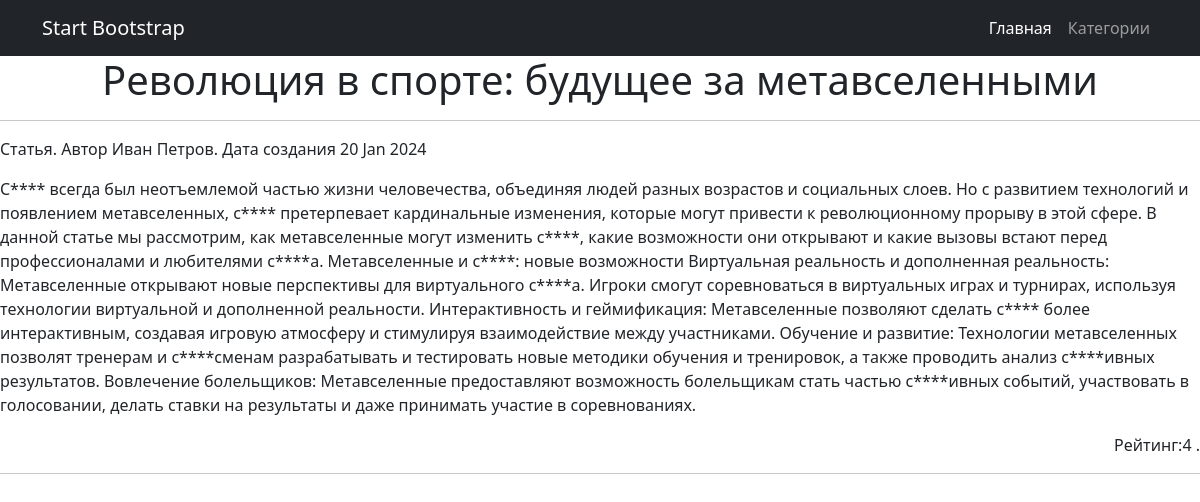
Screenshot of /news/1 with the database file from the repository.
### news/models.py (models this page shows, shortened)
class Post(models.Model):
    author = models.ForeignKey(Author, on_delete=models.CASCADE)
    NEWS = 'NW'
    ARTICLE = 'AR'
    CATEGORY_CHOICES = (
        (NEWS,'Новость'),
        (ARTICLE, 'Статья'),
    )
    categoryType = models.CharField(max_length=2, choices=CATEGORY_CHOICES, default=ARTICLE)
    dateCreation = models.DateTimeField(auto_now=True,)
    postCategory = models.ManyToManyField(Category, through='PostCategory')
    title = models.CharField(max_length=128)
    text = models.TextField()
    rating = models.SmallIntegerField(default=0)

class Author(models.Model):
    author = models.OneToOneField(User, on_delete=models.CASCADE)
    rating_author = models.SmallIntegerField(default=0)

### news/views.py (the view)
# urls.py: path('<int:pk>', SeparateNews.as_view()),
class SeparateNews(DetailView):
    model = Post
    template_name = 'separate_news.html'
    context_object_name = 'news'
    def get_context_data(self, **kwargs):
        context = super().get_context_data(**kwargs)
        context['time_now'] = datetime.utcnow()
        context['next_sale'] = None
        return context

### news/templatetags/custom_filters.py (called while the page is built)
@register.filter()
def censor(value):
    for word in CENSOR_WORD:
        value = value.replace(word[1:],'*' *len(word[1:]))
    return value

### templates/separate_news.html (shortened to what this page needs)
{% extends 'flatpages/default.html' %}
{% load custom_filters %}
{% block content %}
<h1 style="text-align: center;">{{ news.title }}</h1>
<hr>
{% if 'AR' in news.categoryType %}
    <p>Cтатья. Автор {{ news.author.author.username }}. Дата создания {{ news.dateCreation|date:'d M Y' }}</p>
{% else %}
    <p>Новость. Автор {{ news.author.author.username }}. Дата создания {{ news.dateCreation|date:'d M Y' }}</p>
{% endif %}
<p>{{ news.text|censor }} </p>
<p style="text-align: right;">Рейтинг:{{ news.rating }}          .</p>
<hr>
{% endblock content %}

### rows the page displays
Post: title "Революция в спорте: будущее за метавселенными", author.author.username "Иван Петров", dateCreation "20 Jan 2024", text|censor "С**** всегда был неотъемлемой частью жизни человечества, объединяя людей разных возрастов и социальных слоев. Но с развитием технологий и появлением метавселенных, с**** претерпевает кардинальные изменения, которые могут привести к революционному прорыву в этой сфере. В данной статье мы рассмотрим, как метавселенные могут изменить с****, какие возможности они открывают и какие вызовы встают перед профессионалами и любителями с****а. Метавселенные и с****: новые возможности Виртуальная реальность и дополненная реальность: Метавселенные открывают новые перспективы для виртуального с****а. Игроки смогут соревноваться в виртуальных играх и турнирах, используя технологии виртуальной и…", rating "4"
